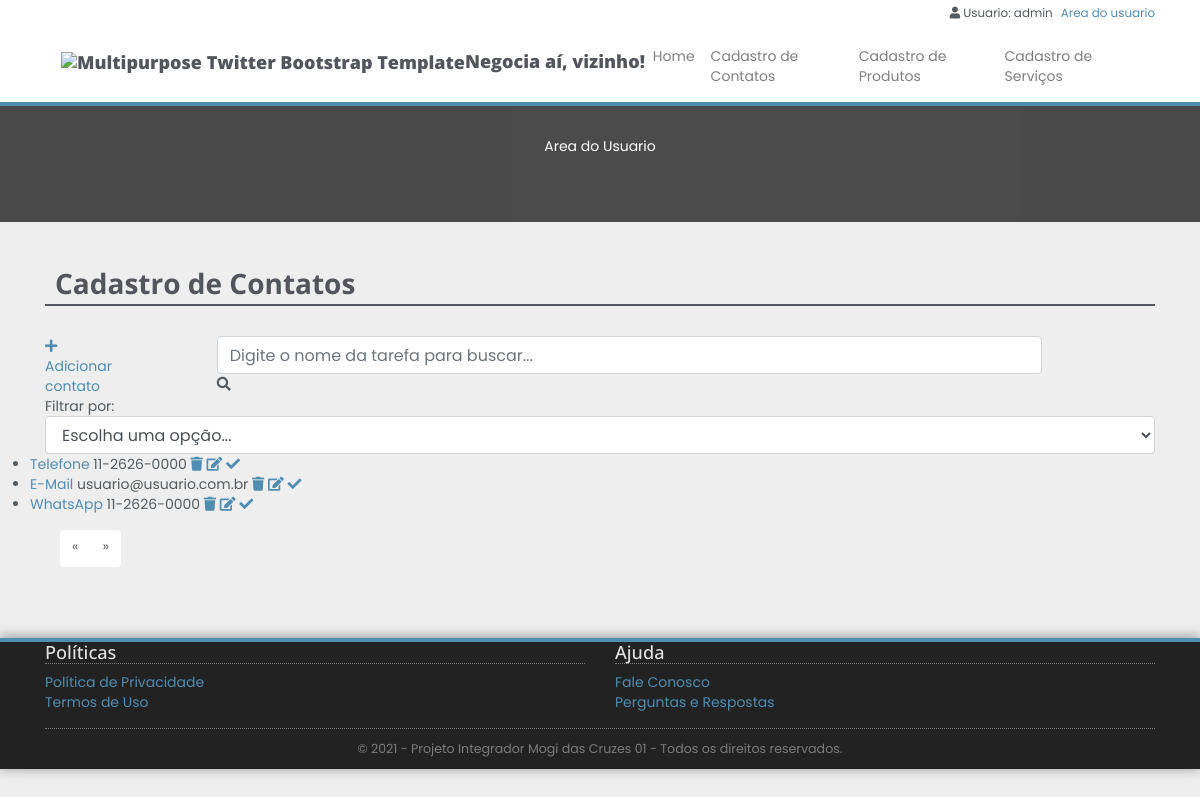
The page /Cadastro_contato/ (signed in) on the database as committed earlier.
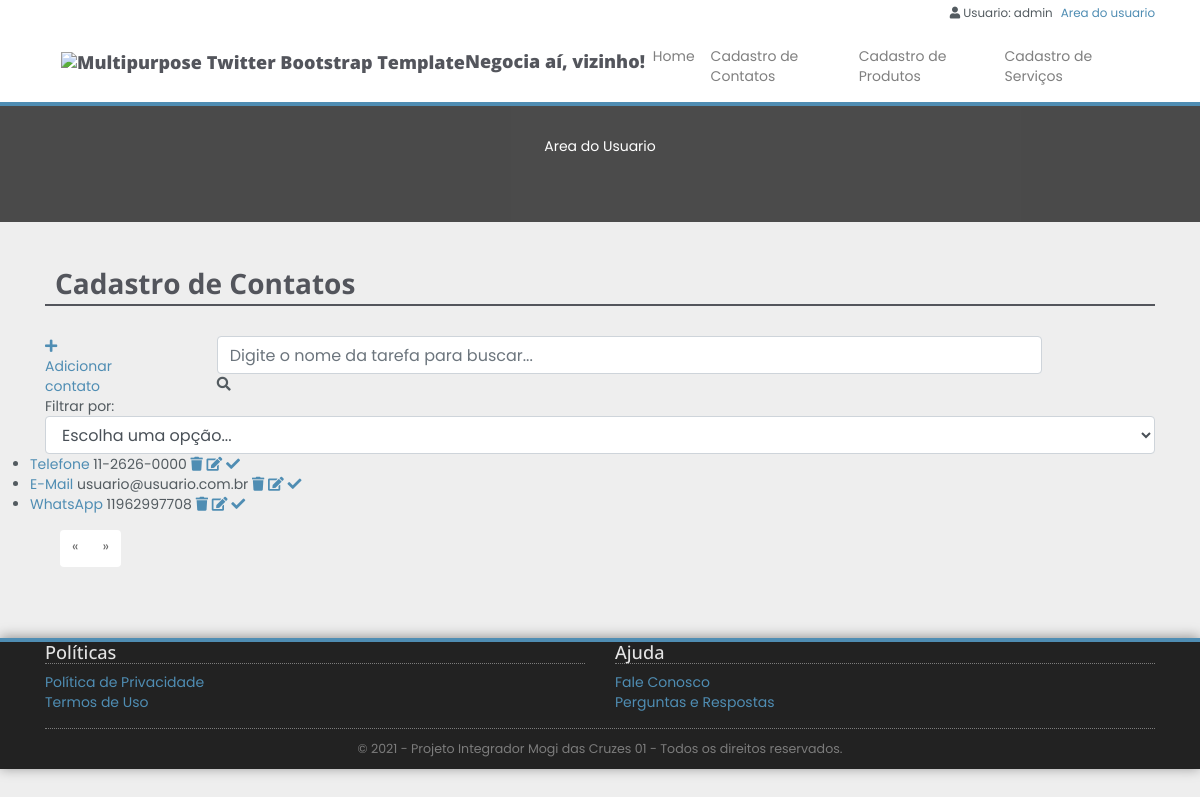
The same page on the database as committed later.
### users/models.py (models this page shows)
class User(AbstractUser):
    pass

### anuncios/models.py (models this page shows)
class Contato(models.Model):
    STATUS_CHOICES = (
        ('Telefone', 'Telefone'),
        ('WhatsApp', 'WhatsApp'),
        ('Telegram', 'Telegram'),
        ('E-Mail', 'E-Mail'),
        ('Instagram', 'Instagram'),
        ('Facebook', 'Facebook'),
        ('Twitter', 'Twitter')
    )
    condominios = models.ForeignKey(
        'Condominio', on_delete=CASCADE, related_name='fk_contato_condominio1', null=True, editable=False)
    usuario = models.ForeignKey(
        User, on_delete=models.CASCADE, related_name='fk_contato_user1', null=True, editable=False)
    tp_contato = models.CharField(
        max_length=45, verbose_name='Tipo de Contato', choices=STATUS_CHOICES)
    tx_contato = models.CharField(
        max_length=80, verbose_name='Contato')

### anuncios/views.py (the view)
# urls.py: path('Cadastro_contato/', views.Cadastro_contato, name='Cadastro_contato'),
@login_required
@user_passes_test(is_Anunciante)
def Cadastro_contato(request):
    contatos = Contato.objects.filter(usuario=request.user)
    return render(request, 'anuncios/Cadastro_contato.html', {'contatos': contatos})

### anuncios/views.py (called while the page is built)
def is_Anunciante(user):
    return user.groups.filter(name='Anunciante').exists() or user.is_superuser

### anuncios/templates/anuncios/Cadastro_contato.html (shortened to what this page needs)
{% extends 'base3.html' %}
{% load static %}
{% block content %}
{% load humanize %}
	<div class="section">
	    	<div class="container">
                <h2>Cadastro de Contatos</h2>
				<div class="row">
						<a id="add-link" href="/contato_add/">
							<div class="col-2 add-div">
								<i class="fas fa-plus"></i> Adicionar contato
							</div>
						</a>
						<div class="col-9 search-div">
							<form method="GET" id="search-form">
								<input class="form-control" type="text" id="search" name="search" placeholder="Digite o nome da tarefa para buscar..." value="{{ request.GET.search }}">
								<i class="fas fa-search" id="search-btn"></i>
							</form>
						</div>
						<div class="col-12 filter-div">
							<span>Filtrar por:</span>
							<select name="filter" id="filter" class="form-control">
								<option value="">Escolha uma opção...</option>
							</select>
						</div>
						<ul class="task-list">
							{% for contato in contatos%}
							<li class="task-list">
									<span><a href="/contato/{{contato.id}}">{{contato.tp_contato}}</a></span>
									<span>{{contato.tx_contato}}</span>
									<a href="/contato_delete/{{contato.id}}" class="delete-btn"><span><i class="fas fa-trash"></i></span></a>
									<a href="/contato_edit/{{contato.id}}"><span><i class="fas fa-edit"></i></span></a>
									<a href="/produto_changestatus/{{produto.id}}"><i class="fas fa-check"></i></a>
							</li>
							{% endfor %}
						</ul>
				</div>
			<div class="container">
				<nav aria-label="Page navigation example">
					<ul class="pagination">
						{% if produtos.has_previous %}
							<li class="page-item"><a class="page-link" href="?page={{ produtos.previous_page_number }}">&laquo;</a></li>
						{% else %}
							<li class="page-item" class="disabled"><span class="page-link">&laquo;</span></li>
						{% endif %}
						{% if produtos.has_next %}
							<li class="page-item"><a class="page-link" href="?page={{ produtos.next_page_number }}">&raquo;</a></li>
						{% else %}
							<li class="page-item" class="disabled"><span class="page-link">&raquo;</span></li>
						{% endif %}
					</ul>
				</nav>
			</div>
		</div>
	</div>
{% endblock %}

### anuncios/templates/base3.html (shortened to what this page needs)
{% load static %}
<!DOCTYPE html>
 <html class="no-js">
<head>
    <link rel="stylesheet" href="https://cdn.jsdelivr.net/npm/bootstrap@4.6.0/dist/css/bootstrap.min.css">
    <link rel="stylesheet" href="{% static 'css/icomoon-social.css' %}">
    <link rel="stylesheet" href="https://use.fontawesome.com/releases/v5.6.1/css/all.css">
    <link rel="stylesheet" href="{% static 'css/leaflet.css' %}">
    <link rel="stylesheet" href="{% static 'css/main.css' %}">
    <link rel="stylesheet" href="{% static 'css/main-product-detail.css' %}">
</head>
<body>
    <div class="mainmenu-wrapper">
        <div class="container">
            <div class="menuextras">
                <div class="extras">
                    <ul>
                        {% if user.is_authenticated %}
                            <li><i class="fas fa-user"></i>
                            Usuario: {{ user.get_username }}</li>
                            <a href="{% url 'logout'%}?next={{request.path}}">Area do usuario</a>
                        {% else %}
                        <li>
                            <i class="fas fa-user"></i>
                            <a href="{% url 'login'%}?next={{request.path}}">Login</a>
                        </li>
                        {% endif %}
                    </ul>
                </div>
            </div>
            <nav class="navbar navbar-expand-lg navbar-light">
                <a class="navbar-brand" href="/"><h1><img src="{% static 'img/logo.png' %}" alt="Multipurpose Twitter Bootstrap Template">Negocia aí, vizinho!</h1></a>
                <div class="collapse navbar-collapse" id="navbarSupportedContent">
                <ul class="navbar-nav mr-auto">
                    <li class="nav-item">
                        <a class="nav-link" href="/">Home</a>
                    </li>
                    <li  class="nav-item">
                        <a class="nav-link" href="/Cadastro_contato/">Cadastro de Contatos</a>
                    </li>
                    <li class="nav-item">
                        <a class="nav-link" href="/Cadastro_produto/">Cadastro de Produtos</a>
                    </li>
                    <li  class="nav-item">
                        <a class="nav-link" href="/Cadastro_servico/">Cadastro de Serviços</a>
                    </li>
            </div>
        </nav>
        </div>
    </div>
    <div class="section section-breadcrumbs">
        <div class="container">
            <div class="row">
                <div class="col-md-12">
                    <p style="color: white; text-align: center;">Area do Usuario</p>
                </div>
                <div class="col-md-12">
                    <br />
                </div>
            </div>
        </div>
    </div>
    {% block content %}{% endblock %}
    <div class="footer">
        <div class="container">
            <div class="row">
                <div class="col-footer col-md-6 col-xs-6">
                    <h3>Políticas</h3>
                    <ul class="no-list-style footer-navigate-section">
                        <li>
                            <a href="/politica_privacidade/">Política de Privacidade</a>
                        </li>
                        <li>
                            <a href="/termos_uso/">Termos de Uso</a>
                        </li>
                    </ul>
                </div>
                <div class="col-footer col-md-6 col-xs-6">
                    <h3>Ajuda</h3>
                    <ul class="no-list-style footer-navigate-section">
                        <li>
                            <a href="/fale_conosco/">Fale Conosco</a>
                        </li>
                        <li>
                            <a href="/perguntas_respostas/">Perguntas e Respostas</a>
                        </li>
                    </ul>
                </div>
            </div>
            <div class="row">
                <div class="col-md-12">
                    <div class="footer-copyright">&copy; 2021 - Projeto Integrador Mogi das Cruzes 01 - Todos os direitos reservados.</div>
                </div>
            </div>
        </div>
    </div>
</body>
</html>

### anuncios/static/css/main.css (style rules this page uses)
body { background: url(../img/page-background.png); }
.section { padding: 30px 0; -webkit-transform: translateZ(0); -moz-transform: translateZ(0); -o-transform: translateZ(0); -ms-transform: translateZ(0); transform: translateZ(0); }
.section .container:first-child h1, .section .container:first-child h2, .section .container:first-child h3 { margin-top: 0; font-weight: 700; }
ul.no-list-style { list-style-type: none; margin-left: 0; }
ul.no-list-style li { line-height: 28px; }
body { font-family: Arial, Helvetica, sans-serif; font-size: 14px; line-height: 20px; color: #535b60; }
h1 { color: #53555c; font-family: 'Open Sans', sans-serif; font-weight: 800; font-size: clamp(0.9em, 1em + 1vw, 0.8em); }
h2 { color: #53555c; font-family: 'Open Sans', sans-serif; font-size: 2em; border-bottom: 2px solid #53555c; line-height: 1.5em; margin: 30px 0; padding-left: 10px; }
h3 { font-family: 'Open Sans', sans-serif; color: #53555c; font-size: 1.5em; }
a { color: #4f8db3; }
.section-breadcrumbs { background: #222; background: rgba(34, 34, 34, 0.8); margin-bottom: 10px; }
.footer { background: #222; color: #A0A0A0; padding: 0 20px 10px 20px; border-top: 4px solid #4f8db3; margin-top: 20px; -webkit-box-shadow: 0 -1px 12px rgba(0,0,0,0.4); -moz-box-shadow: 0 -1px 12px rgba(0,0,0,0.4); box-shadow: 0 -1px 12px rgba(0,0,0,0.4); color: 0 -1px 12px rgba(0,0,0,0.4); }
.footer h3 { color: #E4E4E4; font-size: 1.3em; border-bottom: 1px dotted #7C7C7C; }
.footer ul { padding: 0; }
.footer-navigate-section li { line-height: 20px !important; }
.footer-copyright { text-align: center; color: #7C7C7C; border-top: 1px dotted #7C7C7C; padding-top: 10px; font-size: 0.9em; }
.pagination > li > a, .pagination > li > span { border: none; border-bottom: 3px solid #FFF; color: #666666; margin-left: 0; margin-bottom: 5px; -webkit-transition: all .25s linear; -moz-transition: all .25s linear; -o-transition: all .25s linear; -ms-transition: all .25s linear; transition: all .25s linear; }
.mainmenu-wrapper { background-color: #FFF; border-bottom: 4px solid #4f8db3; z-index: 4; }
.menuextras { font-size: 0.85em; height: 30px; }
.menuextras ul { margin: 0; padding: 0; list-style-type: none; float: right; padding: 3px 0; }
.menuextras li { float: left; padding: 0 8px; }
.menuextras .extras li { padding: 0 8px; }
.task-list { padding-left: 0; }

### anuncios/static/css/main-product-detail.css (style rules this page uses)
body { background-color: #eee; font-family: "Poppins", sans-serif }
img { height: auto; }

Rows that differ between the two databases and show on the page:
changed Contato "WhatsApp": tx_contato "11-2626-0000" → "11962997708"
